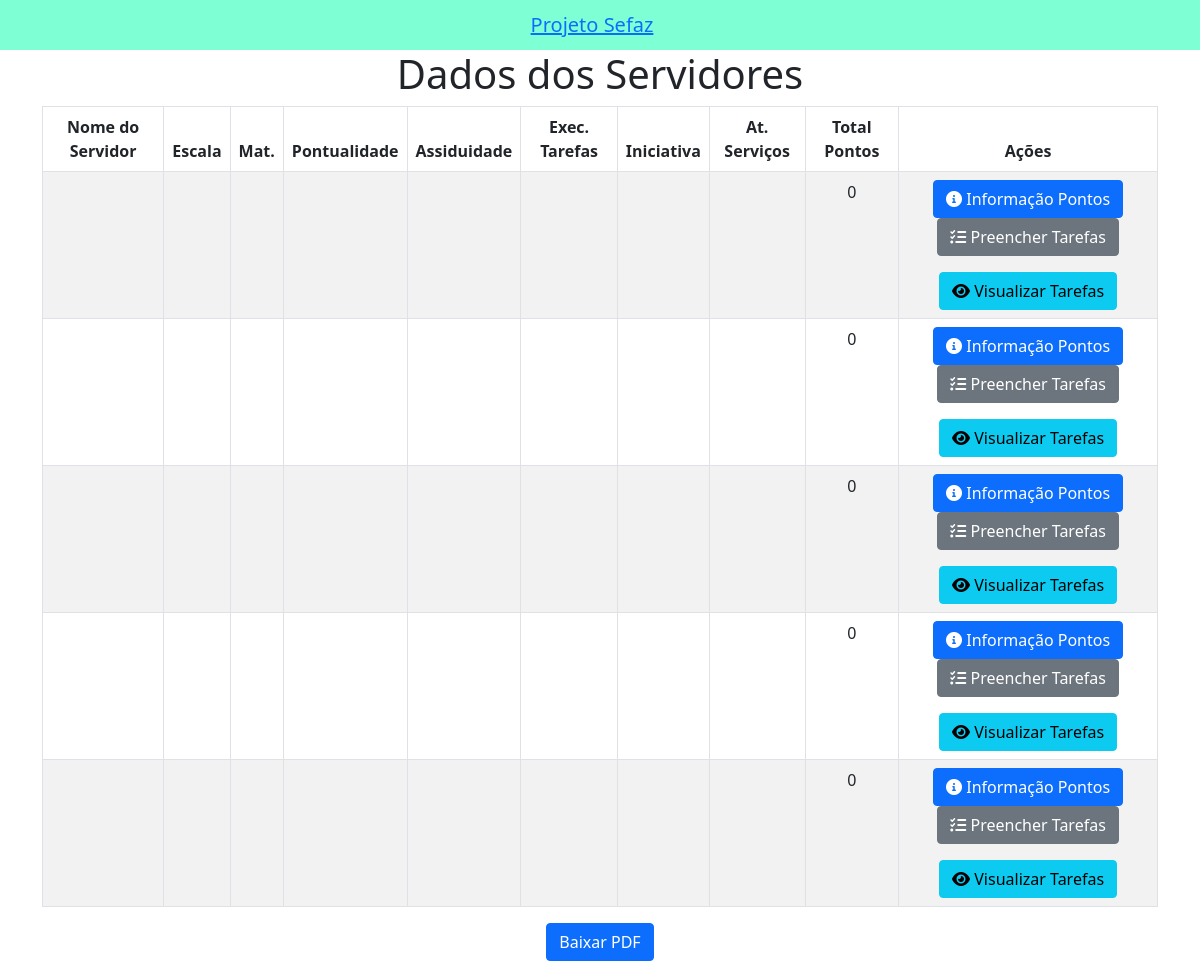
/dados_servidor/, run on an earlier commit of the app's database.
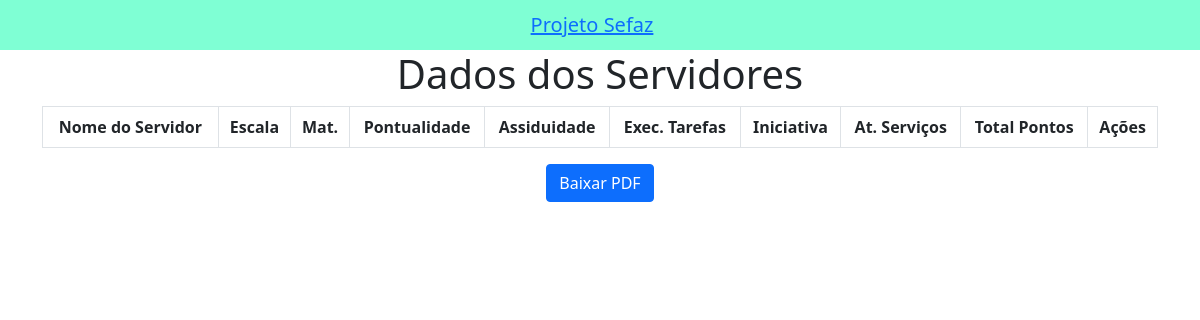
And on a later commit of the database.
### app_cad_serv/models.py (models this page shows)
class Servidor(models.Model):
    nome = models.CharField(max_length=100)
    escala = models.CharField(max_length=10)
    matricula = models.CharField(max_length=20)
    pontualidade = models.CharField(max_length=50)
    assiduidade = models.CharField(max_length=10)
    execucao_tarefas = models.CharField(max_length=10)
    iniciativa = models.CharField(max_length=10)
    atendimento_servicos = models.CharField(max_length=10)
    total_pontos = models.IntegerField(default=0)

### app_cad_serv/views.py (the view)
# urls.py: path('dados_servidor/', views.dados_servidor, name='dados_servidor'),
def dados_servidor(request):
    servidores = Servidor.objects.all()
    return render(request, 'servidores/dados_servidor.html', {'servidores': servidores})

### app_cad_serv/templates/servidores/dados_servidor.html (shortened to what this page needs)
<!doctype html>
<html lang="en">
<head>
  <link href="https://cdn.jsdelivr.net/npm/bootstrap@5.0.2/dist/css/bootstrap.min.css" rel="stylesheet">
  <link rel="stylesheet" href="https://cdnjs.cloudflare.com/ajax/libs/font-awesome/6.0.0-beta3/css/all.min.css">
</head>
<body>
  <nav style="background-color: aquamarine !important;" class="navbar navbar-light bg-light">
    <div class="container text-center">
      <span class="navbar-brand mb-0 h1"><a href="{% url 'home' %}"> Projeto Sefaz </a></span>
    </div>
  </nav>
  <div class="container text-center">
    <h1>Dados dos Servidores</h1>
    <table class="table table-bordered table-striped">
      <thead>
        <tr>
          <th>Nome do Servidor</th>
          <th>Escala</th>
          <th>Mat.</th>
          <th>Pontualidade</th>
          <th>Assiduidade</th>
          <th>Exec. Tarefas</th>
          <th>Iniciativa</th>
          <th>At. Serviços</th>
          <th>Total Pontos</th>
          <th>Ações</th>
        </tr>
      </thead>
      <tbody>
        {% for servidor in servidores %}
        <tr>
          <td>{{ servidor.nome }}</td>
          <td>{{ servidor.escala }}</td>
          <td>{{ servidor.matricula }}</td>
          <td>{{ servidor.pontualidade }}</td>
          <td>{{ servidor.assiduidade }}</td>
          <td>{{ servidor.execucao_tarefas }}</td>
          <td>{{ servidor.iniciativa }}</td>
          <td>{{ servidor.atendimento_servicos }}</td>
          <td>{{ servidor.total_pontos }}</td>
          <td>
            <a href="{% url 'relatorio_servidor' servidor.id %}" class="btn btn-primary mr-2">
              <i class="fa fa-info-circle"></i> Informação Pontos
            </a>
            <a href="{% url 'preencher_tarefas' servidor.id %}" class="btn btn-secondary mr-2">
              <i class="fa fa-tasks"></i> Preencher Tarefas
            </a>
            <a href="{% url 'visualizar_tarefas_servidor' servidor.id %}" class="btn btn-info">
              <i class="fa fa-eye"></i> Visualizar Tarefas
            </a>
          </td>
        </tr>
        {% endfor %}
      </tbody>
    </table>
    <a href="{% url 'download_pdf' %}" class="btn btn-primary">Baixar PDF</a>
  </div>
</body>
</html>

### app_cad_serv/templates/servidores/dados_servidor.html (style rules this page uses)
.navbar-brand { text-align: center; width: 100%; }

What changed in the data, as far as the page shows it:
removed Servidor: total_pontos "0"
removed Servidor: total_pontos "0"
removed Servidor: total_pontos "0"
removed Servidor: total_pontos "0"
removed Servidor: total_pontos "0"
